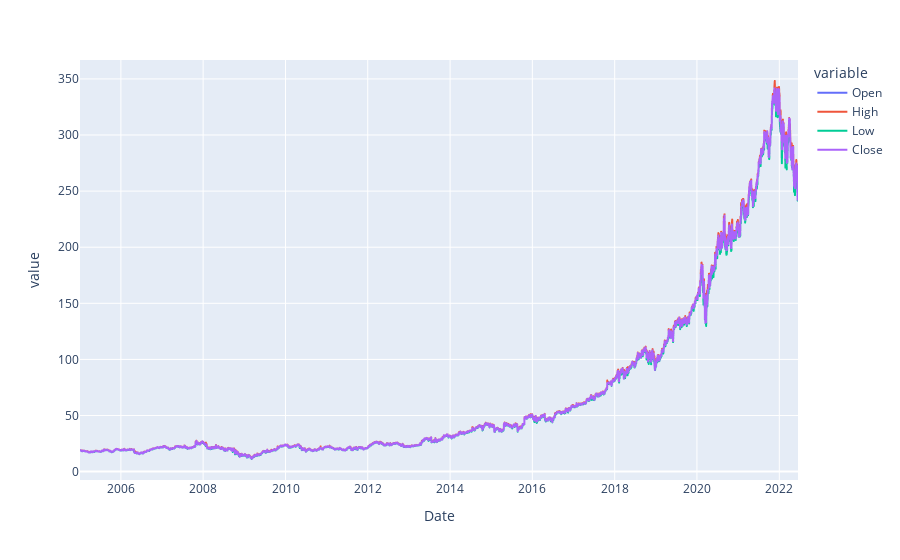

Here is the notebook cell this chart was saved with:
### Code cell
# Select the interest columns
hist = hist[['Open', 'High', 'Low', 'Close']]

# Plot the data
hist.plot()

### Figure 1 — Plotly figure (JSON) as saved in the notebook; plotly's stock layout.template omitted (floating-point values rounded to 4 significant figures; data arrays with more than 128 entries replaced by an {"elided": "..."} marker saying what was removed)
{"data": [{"hovertemplate": "variable=Open<br>Date=%{x}<br>value=%{y}<extra></extra>", "legendgroup": "Open", "line": {"color": "#636efa", "dash": "solid"}, "marker": {"symbol": "circle"}, "mode": "lines", "name": "Open", "showlegend": true, "type": "scattergl", "x": {"elided": "4395 str values"}, "xaxis": "x", "y": {"elided": "4395 float values"}, "yaxis": "y"}, {"hovertemplate": "variable=High<br>Date=%{x}<br>value=%{y}<extra></extra>", "legendgroup": "High", "line": {"color": "#EF553B", "dash": "solid"}, "marker": {"symbol": "circle"}, "mode": "lines", "name": "High", "showlegend": true, "type": "scattergl", "x": {"elided": "4395 str values"}, "xaxis": "x", "y": {"elided": "4395 float values"}, "yaxis": "y"}, {"hovertemplate": "variable=Low<br>Date=%{x}<br>value=%{y}<extra></extra>", "legendgroup": "Low", "line": {"color": "#00cc96", "dash": "solid"}, "marker": {"symbol": "circle"}, "mode": "lines", "name": "Low", "showlegend": true, "type": "scattergl", "x": {"elided": "4395 str values"}, "xaxis": "x", "y": {"elided": "4395 float values"}, "yaxis": "y"}, {"hovertemplate": "variable=Close<br>Date=%{x}<br>value=%{y}<extra></extra>", "legendgroup": "Close", "line": {"color": "#ab63fa", "dash": "solid"}, "marker": {"symbol": "circle"}, "mode": "lines", "name": "Close", "showlegend": true, "type": "scattergl", "x": {"elided": "4395 str values"}, "xaxis": "x", "y": {"elided": "4395 float values"}, "yaxis": "y"}], "layout": {"legend": {"title": {"text": "variable"}, "tracegroupgap": 0}, "margin": {"t": 60}, "xaxis": {"anchor": "y", "domain": [0, 1], "title": {"text": "Date"}}, "yaxis": {"anchor": "x", "domain": [0, 1], "title": {"text": "value"}}}}
